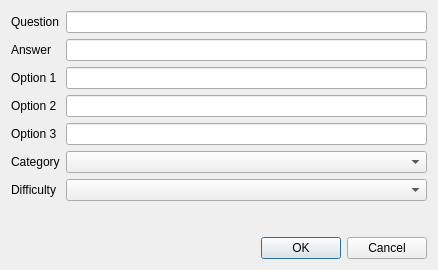
<ui version="4.0">
 <class>ItemEditor</class>
 <widget class="QDialog" name="ItemEditor">
  <property name="geometry">
   <rect>
    <x>0</x>
    <y>0</y>
    <width>438</width>
    <height>270</height>
   </rect>
  </property>
  <property name="windowTitle">
   <string>Question Editor</string>
  </property>
  <layout class="QVBoxLayout" name="verticalLayout">
   <item>
    <layout class="QFormLayout" name="formLayout">
     <item row="0" column="0">
      <widget class="QLabel" name="questionLabel">
       <property name="text">
        <string>Question</string>
       </property>
       <property name="buddy">
        <cstring>questionLineEdit</cstring>
       </property>
      </widget>
     </item>
     <item row="0" column="1">
      <widget class="QLineEdit" name="questionLineEdit"/>
     </item>
     <item row="1" column="0">
      <widget class="QLabel" name="answerLabel">
       <property name="text">
        <string>Answer</string>
       </property>
       <property name="buddy">
        <cstring>answerLineEdit</cstring>
       </property>
      </widget>
     </item>
     <item row="1" column="1">
      <widget class="QLineEdit" name="answerLineEdit"/>
     </item>
     <item row="2" column="0">
      <widget class="QLabel" name="option1Label">
       <property name="text">
        <string>Option 1</string>
       </property>
       <property name="buddy">
        <cstring>option1LineEdit</cstring>
       </property>
      </widget>
     </item>
     <item row="2" column="1">
      <widget class="QLineEdit" name="option1LineEdit"/>
     </item>
     <item row="3" column="0">
      <widget class="QLabel" name="option2Label">
       <property name="text">
        <string>Option 2</string>
       </property>
       <property name="buddy">
        <cstring>option2LineEdit</cstring>
       </property>
      </widget>
     </item>
     <item row="3" column="1">
      <widget class="QLineEdit" name="option2LineEdit"/>
     </item>
     <item row="4" column="0">
      <widget class="QLabel" name="option4Label">
       <property name="text">
        <string>Option 3</string>
       </property>
       <property name="buddy">
        <cstring>option3LineEdit</cstring>
       </property>
      </widget>
     </item>
     <item row="4" column="1">
      <widget class="QLineEdit" name="option3LineEdit"/>
     </item>
     <item row="5" column="0">
      <widget class="QLabel" name="categoryLabel">
       <property name="text">
        <string>Category</string>
       </property>
       <property name="buddy">
        <cstring>categoryComboBox</cstring>
       </property>
      </widget>
     </item>
     <item row="5" column="1">
      <widget class="QComboBox" name="categoryComboBox"/>
     </item>
     <item row="6" column="0">
      <widget class="QLabel" name="difficultyLabel">
       <property name="text">
        <string>Difficulty</string>
       </property>
       <property name="buddy">
        <cstring>difficultyComboBox</cstring>
       </property>
      </widget>
     </item>
     <item row="6" column="1">
      <widget class="QComboBox" name="difficultyComboBox"/>
     </item>
    </layout>
   </item>
   <item>
    <widget class="QDialogButtonBox" name="buttonBox">
     <property name="orientation">
      <enum>Qt::Horizontal</enum>
     </property>
     <property name="standardButtons">
      <set>QDialogButtonBox::Cancel|QDialogButtonBox::Ok</set>
     </property>
    </widget>
   </item>
  </layout>
 </widget>
 <resources/>
 <connections>
  <connection>
   <sender>buttonBox</sender>
   <signal>accepted()</signal>
   <receiver>ItemEditor</receiver>
   <slot>accept()</slot>
   <hints>
    <hint type="sourcelabel">
     <x>224</x>
     <y>212</y>
    </hint>
    <hint type="destinationlabel">
     <x>157</x>
     <y>237</y>
    </hint>
   </hints>
  </connection>
  <connection>
   <sender>buttonBox</sender>
   <signal>rejected()</signal>
   <receiver>ItemEditor</receiver>
   <slot>reject()</slot>
   <hints>
    <hint type="sourcelabel">
     <x>292</x>
     <y>218</y>
    </hint>
    <hint type="destinationlabel">
     <x>286</x>
     <y>237</y>
    </hint>
   </hints>
  </connection>
 </connections>
</ui>
